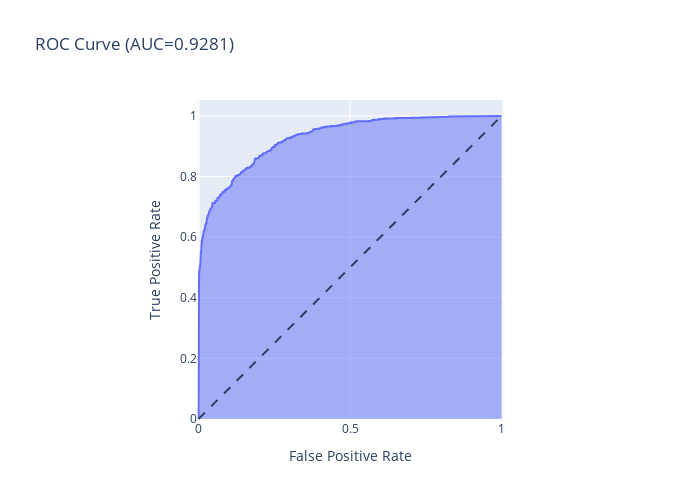

This figure's notebook cell:
### Code cell
#roc auc score
roc_auc_score(y_test, grid_clf.predict(X_test))

#accuracy score
accuracy_score(y_test, grid_clf.predict(X_test))

# classification report
print(classification_report(y_test, grid_clf.predict(X_test)))

#confusion matrix
c_matrix = confusion_matrix(y_test, grid_clf.predict(X_test))

#plot confusion matrix
sns.heatmap(c_matrix, annot=True, fmt='', cmap='Blues')

#plot roc curve
fpr, tpr, thresholds = roc_curve(y_test, grid_clf.predict_proba(X_test)[:,1])
roc_auc = auc(fpr, tpr)

fig = px.area(
    x=fpr, y=tpr,
    title=f'ROC Curve (AUC={roc_auc:.4f})',
    labels=dict(x='False Positive Rate', y='True Positive Rate'),
    width=700, height=500
)
fig.add_shape(
    type='line', line=dict(dash='dash'),
    x0=0, x1=1, y0=0, y1=1
)

fig.update_yaxes(scaleanchor="x", scaleratio=1)
fig.update_xaxes(constrain='domain')
fig.show()

### Figure 1 — Plotly figure (JSON) as saved in the notebook; plotly's stock layout.template omitted (floating-point values rounded to 4 significant figures; data arrays with more than 128 entries replaced by an {"elided": "..."} marker saying what was removed)
{"data": [{"fillpattern": {"shape": ""}, "hovertemplate": "False Positive Rate=%{x}<br>True Positive Rate=%{y}<extra></extra>", "legendgroup": "", "line": {"color": "#636efa"}, "marker": {"symbol": "circle"}, "mode": "lines", "name": "", "orientation": "v", "showlegend": false, "stackgroup": "1", "type": "scatter", "x": {"elided": "472 float values"}, "xaxis": "x", "y": {"elided": "472 float values"}, "yaxis": "y"}], "layout": {"height": 500, "legend": {"tracegroupgap": 0}, "shapes": [{"line": {"dash": "dash"}, "type": "line", "x0": 0, "x1": 1, "y0": 0, "y1": 1}], "title": {"text": "ROC Curve (AUC=0.9281)"}, "width": 700, "xaxis": {"anchor": "y", "constrain": "domain", "domain": [0, 1], "title": {"text": "False Positive Rate"}}, "yaxis": {"anchor": "x", "domain": [0, 1], "scaleanchor": "x", "scaleratio": 1, "title": {"text": "True Positive Rate"}}}}
